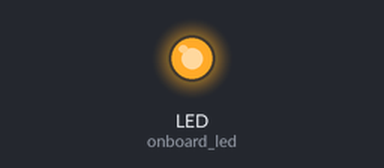
Recording of a program running on a simulated CircuitPython board. Shown: output pins drawn as LEDs (lit = HIGH). At 1.0 s the program ends and the board releases its pins; the recording ends there.

Above: at 0.1 s.
Timing chart, 0 to 1.0 s (numbered marks = the images above):
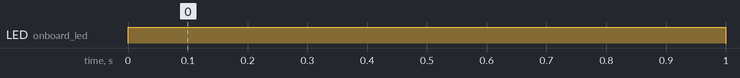

The program:

onboard_led_basic.py
```python
from time import sleep

import board
import digitalio

onboard_led = digitalio.DigitalInOut(board.LED)  # only works for Pico W
onboard_led.direction = digitalio.Direction.OUTPUT

onboard_led.value = True
sleep(1)
onboard_led.value = False
```

Measured:
- by itself, LED (onboard_led): LOW → HIGH at 0.00 s, → LOW 1.0 s later
